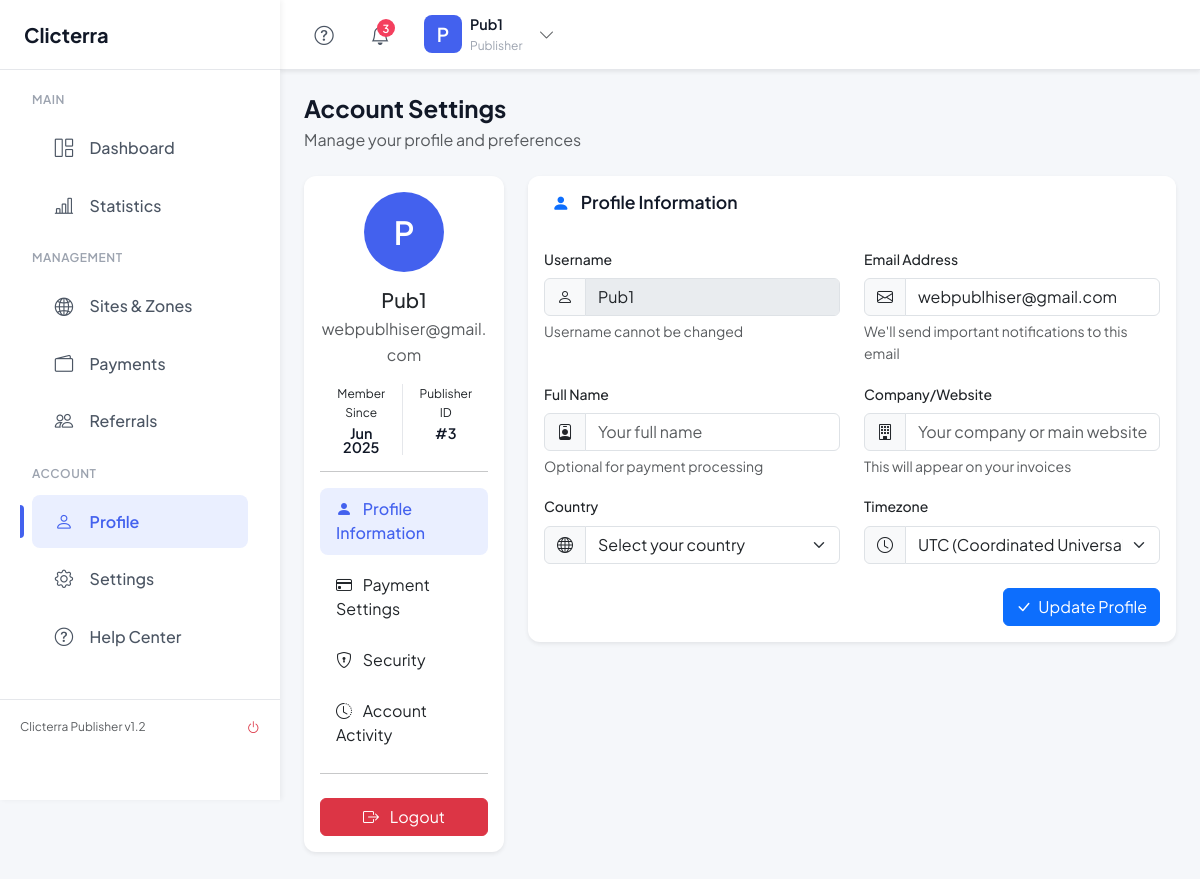
The app's page /publisher/account.php (signed in) with its own data.
### tables this page shows
CREATE TABLE `users` (
  `id` int(11) NOT NULL,
  `username` varchar(100) NOT NULL,
  `password` varchar(255) NOT NULL,
  `email` varchar(150) NOT NULL,
  `role` enum('admin','advertiser','publisher') NOT NULL,
  `revenue_share` int(11) DEFAULT 0,
  `payout_method` varchar(100) DEFAULT NULL,
  `payout_details` text DEFAULT NULL,
  `referred_by` int(11) DEFAULT NULL,
  `status` enum('active','inactive') DEFAULT 'active',
  `created_at` timestamp NULL DEFAULT current_timestamp()
);

### publisher/account.php (the view, shortened to what this page needs)
<?php
require_once __DIR__ . '/init.php';
$user_id = $_SESSION['publisher_id'];
$stmt = $conn->prepare("SELECT username, email, payout_method, payout_details, created_at FROM users WHERE id = ?");
$stmt->bind_param("i", $user_id);
$stmt->execute();
$user = $stmt->get_result()->fetch_assoc();
$user_initial = strtoupper(substr($user['username'], 0, 1));
require_once __DIR__ . '/templates/header.php';
?>
<div class="d-flex justify-content-between align-items-center flex-wrap mb-4">
    <div>
        <h4 class="fw-bold mb-1">Account Settings</h4>
        <p class="text-muted mb-0">Manage your profile and preferences</p>
    </div>
</div>
<div class="row">
    <div class="col-xl-3 col-lg-4 mb-4">
        <div class="card shadow-sm account-sidebar">
            <div class="card-body text-center">
                <div class="account-avatar mb-3">
                    <?php echo $user_initial; ?>
                </div>
                <h5 class="mb-1"><?php echo htmlspecialchars($user['username']); ?></h5>
                <p class="text-muted mb-3"><?php echo htmlspecialchars($user['email']); ?></p>
                <div class="account-stats">
                    <div class="account-stat-item">
                        <span class="stat-label">Member Since</span>
                        <span class="stat-value"><?php echo date('M Y', strtotime($user['created_at'] ?? '2025-01-01')); ?></span>
                    </div>
                    <div class="account-stat-item">
                        <span class="stat-label">Publisher ID</span>
                        <span class="stat-value">#<?php echo $user_id; ?></span>
                    </div>
                </div>
                <hr class="my-3">
                <div class="account-nav">
                    <button class="btn btn-nav active" data-target="profile-section">
                        <i class="bi bi-person-fill me-2"></i> Profile Information
                    </button>
                    <button class="btn btn-nav" data-target="payment-section">
                        <i class="bi bi-credit-card me-2"></i> Payment Settings
                    </button>
                    <button class="btn btn-nav" data-target="security-section">
                        <i class="bi bi-shield-lock me-2"></i> Security
                    </button>
                    <button class="btn btn-nav" data-target="activity-section">
                        <i class="bi bi-clock-history me-2"></i> Account Activity
                    </button>
                </div>
                <hr class="my-3">
                <a href="logout.php" class="btn btn-danger w-100 mt-2">
                    <i class="bi bi-box-arrow-right me-2"></i> Logout
                </a>
            </div>
        </div>
    </div>
    <div class="col-xl-9 col-lg-8">
        <div class="account-section active" id="profile-section">
            <div class="card shadow-sm mb-4">
                <div class="card-header bg-white border-0 py-3">
                    <h5 class="card-title mb-0">
                        <i class="bi bi-person-fill me-2 text-primary"></i> Profile Information
                    </h5>
                </div>
                <div class="card-body">
                    <form action="account-action.php" method="POST">
                        <div class="row mb-3">
                            <div class="col-md-6">
                                <label class="form-label small fw-medium">Username</label>
                                <div class="input-group">
                                    <span class="input-group-text bg-light"><i class="bi bi-person"></i></span>
                                    <input type="text" class="form-control" value="<?php echo htmlspecialchars($user['username']); ?>" disabled>
                                </div>
                                <div class="form-text">Username cannot be changed</div>
                            </div>
                            <div class="col-md-6">
                                <label class="form-label small fw-medium">Email Address</label>
                                <div class="input-group">
                                    <span class="input-group-text bg-light"><i class="bi bi-envelope"></i></span>
                                    <input type="email" name="email" class="form-control" value="<?php echo htmlspecialchars($user['email']); ?>" required>
                                </div>
                                <div class="form-text">We'll send important notifications to this email</div>
                            </div>
                        </div>
                        <div class="row mb-3">
                            <div class="col-md-6">
                                <label class="form-label small fw-medium">Full Name</label>
                                <div class="input-group">
                                    <span class="input-group-text bg-light"><i class="bi bi-person-badge"></i></span>
                                    <input type="text" name="full_name" class="form-control" placeholder="Your full name">
                                </div>
                                <div class="form-text">Optional for payment processing</div>
                            </div>
                            <div class="col-md-6">
                                <label class="form-label small fw-medium">Company/Website</label>
                                <div class="input-group">
                                    <span class="input-group-text bg-light"><i class="bi bi-building"></i></span>
                                    <input type="text" name="company" class="form-control" placeholder="Your company or main website">
                                </div>
                                <div class="form-text">This will appear on your invoices</div>
                            </div>
                        </div>
                        <div class="row">
                            <div class="col-md-6">
                                <label class="form-label small fw-medium">Country</label>
                                <div class="input-group">
                                    <span class="input-group-text bg-light"><i class="bi bi-globe"></i></span>
                                    <select name="country" class="form-select">
                                        <option value="">Select your country</option>
                                    </select>
                                </div>
                            </div>
                            <div class="col-md-6">
                                <label class="form-label small fw-medium">Timezone</label>
                                <div class="input-group">
                                    <span class="input-group-text bg-light"><i class="bi bi-clock"></i></span>
                                    <select name="timezone" class="form-select">
                                        <option value="UTC">UTC (Coordinated Universal Time)</option>
                                    </select>
                                </div>
                            </div>
                        </div>
                        <div class="d-flex justify-content-end mt-4">
                            <button type="submit" name="update_profile" class="btn btn-primary">
                                <i class="bi bi-check-lg me-1"></i> Update Profile
                            </button>
                        </div>
                    </form>
                </div>
            </div>
        </div>
    </div>
</div>
<?php require_once __DIR__ . '/templates/footer.php'; ?>

### publisher/assets/css/style.css (style rules this page uses)
:root { --primary: #4361ee; --primary-light: #eaefff; --secondary: #3a0ca3; --success: #4ade80; --danger: #f43f5e; --warning: #fbbf24; --info: #38bdf8; --dark: #111827; --medium: #4b5563; --light: #f9fafb; --muted: #9ca3af; --border-color: #e5e7eb; --card-shadow: 0 1px 3px rgba(0,0,0,0.05), 0 1px 2px rgba(0,0,0,0.1); --card-shadow-hover: 0 10px 15px -3px rgba(0,0,0,0.08), 0 4px 6px -2px rgba(0,0,0,0.05); --transition-speed: 0.25s; --sidebar-width: 280px; --sidebar-collapsed-width: 80px; --header-height: 70px; }
* { margin: 0; padding: 0; box-sizing: border-box; }
body { font-family: 'Plus Jakarta Sans', sans-serif; background-color: #f5f7fa; color: var(--dark); line-height: 1.6; overflow-x: hidden; }
.card { border: none; border-radius: 12px; box-shadow: var(--card-shadow); transition: box-shadow 0.3s ease, transform 0.3s ease; overflow: hidden; }
.stat-value { font-size: 1.75rem; font-weight: 700; color: var(--dark); margin-bottom: 0; line-height: 1; }
.card-header { background: white; border-bottom: 1px solid rgba(0,0,0,0.05); padding: 1.25rem 1.5rem; }
.card-title { font-weight: 600; color: var(--dark); font-size: 1.1rem; margin-bottom: 0; }

### publisher/account.php (style rules this page uses)
.account-avatar { width: 80px; height: 80px; background-color: var(--primary); color: white; font-size: 2rem; font-weight: 600; border-radius: 50%; display: flex; align-items: center; justify-content: center; margin: 0 auto; }
.account-stats { display: flex; justify-content: center; margin-top: 1rem; }
.account-stat-item { padding: 0 1rem; text-align: center; border-right: 1px solid var(--border-color); }
.account-stat-item:last-child { border-right: none; }
.stat-label { display: block; font-size: 0.75rem; color: var(--text-muted); margin-bottom: 0.25rem; }
.stat-value { display: block; font-weight: 600; font-size: 0.9rem; }
.account-nav { display: flex; flex-direction: column; gap: 0.5rem; }
.btn-nav { text-align: left; color: var(--text-color); background-color: transparent; border: none; border-radius: 8px; padding: 0.6rem 1rem; transition: all 0.2s ease; }
.btn-nav.active { background-color: var(--primary-light); color: var(--primary); font-weight: 500; }
.account-section { display: none; }
.account-section.active { display: block; }

### records on screen
users: username "P", username "Pub1", email "webpublhiser@gmail.com", created_at "Jun 2025"

### other values on screen
$userInitial "P"
$_SESSION['publisher_username'] "Pub1"
$user_id "3"
